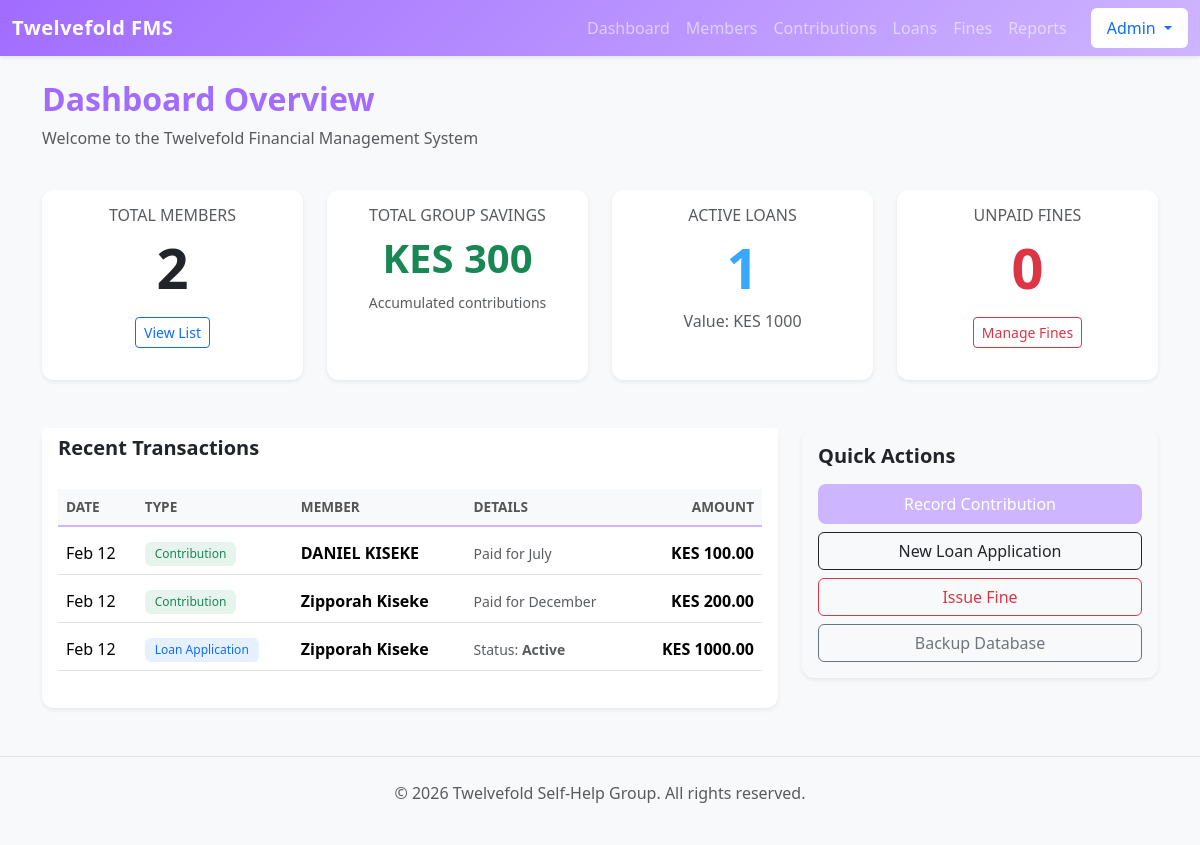
The app's page / (signed in), older data.
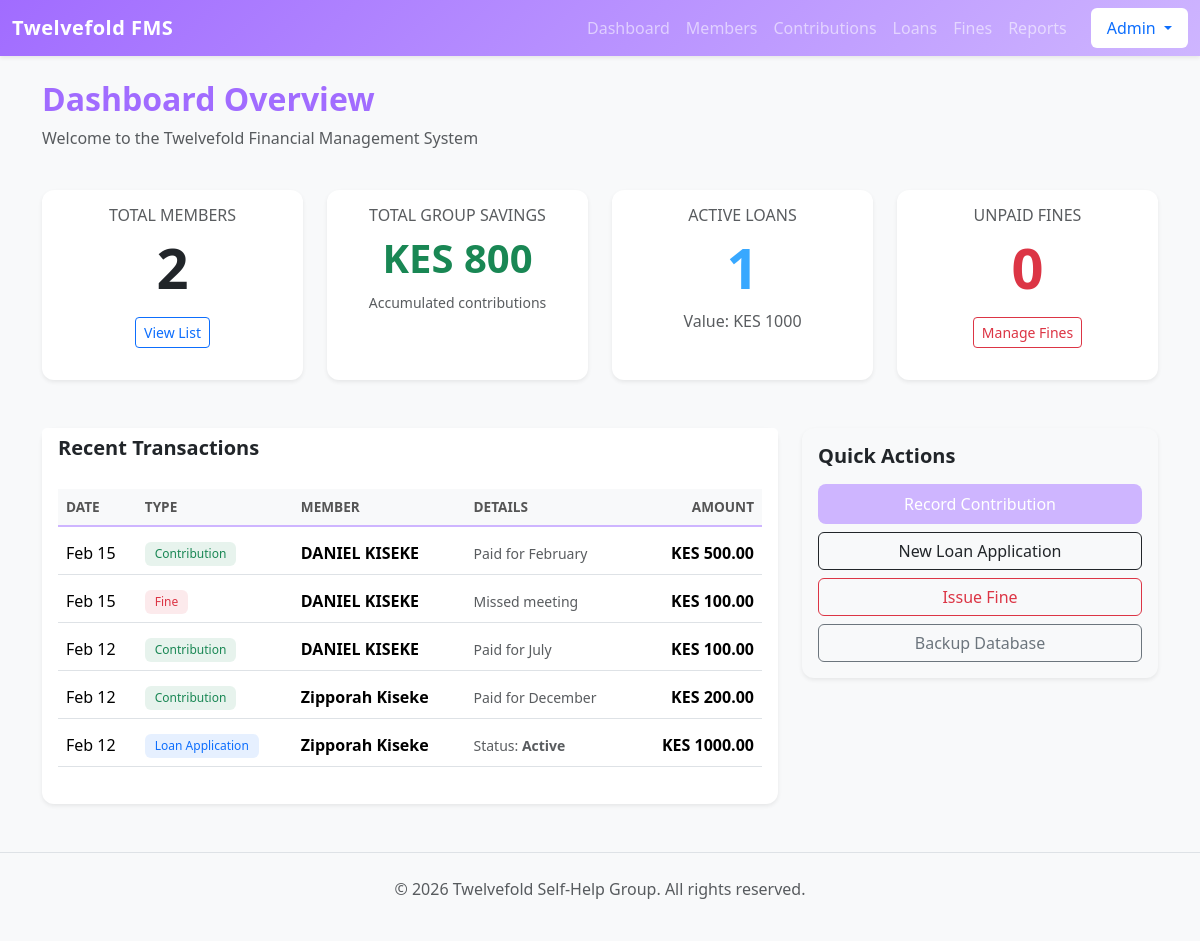
The same page, newer data.
### finance/models.py (models this page shows, shortened)
class Contribution(models.Model):
    member = models.ForeignKey(Member, on_delete=models.CASCADE)
    amount = models.DecimalField(max_digits=10, decimal_places=2)
    date = models.DateField(default=timezone.now)
    month_paid_for = models.CharField(
        max_length=20,
        choices=[
            ('January', 'January'), ('February', 'February'), ('March', 'March'),
            ('April', 'April'), ('May', 'May'), ('June', 'June'),
            ('July', 'July'), ('August', 'August'), ('September', 'September'),
            ('October', 'October'), ('November', 'November'), ('December', 'December')
        ]
    )

class Loan(models.Model):
    member = models.ForeignKey(Member, on_delete=models.CASCADE)
    principal_amount = models.DecimalField(max_digits=10, decimal_places=2)
    interest_rate = models.DecimalField(max_digits=5, decimal_places=2, default=10.00)
    duration_months = models.IntegerField(default=1)
    issue_date = models.DateField(default=timezone.now)
    STATUS_CHOICES = [
        ('Pending', 'Pending'),
        ('Approved', 'Approved'),
        ('Active', 'Active'),
        ('Paid', 'Paid'),
        ('Rejected', 'Rejected'),
    ]
    status = models.CharField(max_length=15, choices=STATUS_CHOICES, default='Pending')

class Fine(models.Model):
    member = models.ForeignKey(Member, on_delete=models.CASCADE)
    amount = models.DecimalField(max_digits=10, decimal_places=2)
    reason = models.CharField(max_length=100)  # e.g., "Late Payment", "Missed Meeting" [cite: 1254]
    date_issued = models.DateField(default=timezone.now)
    is_paid = models.BooleanField(default=False)

### members/models.py (models this page shows)
class Member(models.Model):
    first_name = models.CharField(max_length=50)
    last_name = models.CharField(max_length=50)
    phone_number = models.CharField(
        max_length=15,
        unique=True,
        help_text="Format: 07XX XXX XXX"
    )
    date_joined = models.DateField(default=timezone.now)
    monthly_contribution_amount = models.DecimalField(
        max_digits=10,
        decimal_places=2,
        default=1000.00
    )
    is_active = models.BooleanField(default=True)
    def __str__(self):
        return f"{self.first_name} {self.last_name}"
    class Meta:
        ordering = ['first_name']

### core/views.py (the view)
# urls.py: path('', views.dashboard, name='dashboard'),
@login_required
def dashboard(request):
    total_members = Member.objects.count()
    savings_data = Contribution.objects.aggregate(Sum('amount'))
    total_savings = savings_data['amount__sum'] or 0.00
    active_loans_count = Loan.objects.filter(status='Active').count()
    loan_data = Loan.objects.filter(status='Active').aggregate(Sum('principal_amount'))
    total_loan_value = loan_data['principal_amount__sum'] or 0.00
    unpaid_fines = Fine.objects.filter(is_paid=False).count()
    recent_contributions = Contribution.objects.all().order_by('-date')[:5]
    recent_loans = Loan.objects.all().order_by('-issue_date')[:5]
    recent_fines = Fine.objects.all().order_by('-date_issued')[:5]
    for c in recent_contributions:
        c.type = 'Contribution'
        c.display_amount = c.amount
        c.common_date = c.date
    for l in recent_loans:
        l.type = 'Loan'
        l.display_amount = l.principal_amount
        l.common_date = l.issue_date
    for f in recent_fines:
        f.type = 'Fine'
        f.display_amount = f.amount
        f.common_date = f.date_issued
    activity_feed = sorted(
        chain(recent_contributions, recent_loans, recent_fines),
        key=attrgetter('common_date'),
        reverse=True
    )
    activity_feed = activity_feed[:10]
    context = {
        'total_members': total_members,
        'total_savings': total_savings,
        'active_loans_count': active_loans_count,
        'total_loan_value': total_loan_value,
        'unpaid_fines': unpaid_fines,
        'activity_feed': activity_feed,
    }
    return render(request, 'core/dashboard.html', context)

### templates/core/dashboard.html (shortened to what this page needs)
<!DOCTYPE html>
<html lang="en">
<head>
</head>
<body>
{% extends 'base.html' %}
{% block content %}
<div class="row mb-4">
    <div class="col-md-12">
        <h2 class="fw-bold" style="color: var(--c-dark-purple);">Dashboard Overview</h2>
        <p class="text-muted">Welcome to the Twelvefold Financial Management System</p>
    </div>
</div>
<div class="row g-4">
    <div class="col-12 col-sm-6 col-lg-3">
        <div class="card shadow-sm h-100 border-0">
            <div class="card-body text-center">
                <h6 class="text-muted text-uppercase mb-2">Total Members</h6>
                <h2 class="display-4 fw-bold text-dark">{{ total_members }}</h2>
                <a href="#" class="btn btn-sm btn-outline-primary mt-2">View List</a>
            </div>
            <div class="card-footer bg-transparent border-0" style="background-color: var(--c-lavender-mist);"></div>
        </div>
    </div>
    <div class="col-12 col-sm-6 col-lg-3">
        <div class="card shadow-sm h-100 border-0">
            <div class="card-body text-center">
                <h6 class="text-muted text-uppercase mb-2">Total Group Savings</h6>
                <h2 class="display-6 fw-bold text-success">KES {{ total_savings }}</h2>
                <small class="text-muted">Accumulated contributions</small>
            </div>
            <div class="card-footer bg-transparent border-0" style="background-color: var(--c-pale-purple);"></div>
        </div>
    </div>
    <div class="col-12 col-sm-6 col-lg-3">
        <div class="card shadow-sm h-100 border-0">
            <div class="card-body text-center">
                <h6 class="text-muted text-uppercase mb-2">Active Loans</h6>
                <h2 class="display-4 fw-bold" style="color: var(--c-vivid-blue);">{{ active_loans_count }}</h2>
                <p class="mb-0 text-muted">Value: KES {{ total_loan_value }}</p>
            </div>
            <div class="card-footer bg-transparent border-0" style="background-color: var(--c-soft-blue);"></div>
        </div>
    </div>
    <div class="col-12 col-sm-6 col-lg-3">
        <div class="card shadow-sm h-100 border-0">
            <div class="card-body text-center">
                <h6 class="text-muted text-uppercase mb-2">Unpaid Fines</h6>
                <h2 class="display-4 fw-bold text-danger">{{ unpaid_fines }}</h2>
                <a href="#" class="btn btn-sm btn-outline-danger mt-2">Manage Fines</a>
            </div>
            <div class="card-footer bg-transparent border-0 bg-danger bg-opacity-10"></div>
        </div>
    </div>
</div>
<div class="row mt-5">
    <div class="col-md-8">
        <div class="card shadow-sm">
            <div class="card-header bg-white border-bottom-0">
                <h5 class="mb-0 fw-bold">Recent Transactions</h5>
            </div>
            <div class="card-body">
                <div class="table-responsive">
    <table class="table table-hover align-middle">
        <thead class="table-light">
            <tr>
                <th>Date</th>
                <th>Type</th>
                <th>Member</th>
                <th>Details</th>
                <th class="text-end">Amount</th>
            </tr>
        </thead>
        <tbody>
            {% for item in activity_feed %}
            <tr>
                <td>{{ item.common_date|date:"M d" }}</td>
                <td>
                    {% if item.type == 'Contribution' %}
                        <span class="badge bg-success bg-opacity-10 text-success">Contribution</span>
                    {% elif item.type == 'Loan' %}
                        <span class="badge bg-primary bg-opacity-10 text-primary">Loan Application</span>
                    {% else %}
                        <span class="badge bg-danger bg-opacity-10 text-danger">Fine</span>
                    {% endif %}
                </td>
                <td class="fw-bold">{{ item.member }}</td>
                <td class="text-muted small">
                    {% if item.type == 'Contribution' %}
                        Paid for {{ item.month_paid_for }}
                    {% elif item.type == 'Loan' %}
                        Status: <strong>{{ item.status }}</strong>
                    {% else %}
                        {{ item.reason }}
                    {% endif %}
                </td>
                <td class="text-end fw-bold">
                    KES {{ item.display_amount }}
                </td>
            </tr>
            {% empty %}
            <tr>
                <td colspan="5" class="text-center text-muted py-3">No recent activity found.</td>
            </tr>
            {% endfor %}
        </tbody>
    </table>
</div>
                </div>
        </div>
    </div>
    <div class="col-md-4">
        <div class="card shadow-sm bg-light">
            <div class="card-body">
                <h5 class="fw-bold">Quick Actions</h5>
                <div class="d-grid gap-2 mt-3">
                    <button class="btn btn-primary-custom">Record Contribution</button>
                    <button class="btn btn-outline-dark">New Loan Application</button>
                    <button class="btn btn-outline-danger">Issue Fine</button>
                    <a href="{% url 'download_backup' %}" class="btn btn-outline-secondary">
                         Backup Database
                    </a>
                </div>
            </div>
        </div>
    </div>
</div>
{% endblock %}

### templates/base.html (shortened to what this page needs)
{% load static %}
<!DOCTYPE html>
<html lang="en">
<head>
    <link rel="stylesheet" href="{% static 'css/bootstrap.min.css' %}">
    <link rel="stylesheet" href="{% static 'css/styles.css' %}">
</head>
<body class="bg-light">
    <nav class="navbar navbar-expand-lg navbar-dark navbar-custom mb-4 shadow-sm">
        <div class="container-fluid">
            <a class="navbar-brand fw-bold" href="{% url 'dashboard' %}">Twelvefold FMS</a>
            <div class="collapse navbar-collapse" id="navbarNav">
                {% if user.is_authenticated %}
                <ul class="navbar-nav ms-auto">
                    <li class="nav-item">
                        <a class="nav-link" href="{% url 'dashboard' %}">Dashboard</a>
                    </li>
                    <li class="nav-item">
                        <a class="nav-link" href="{% url 'member_list' %}">Members</a>
                    </li>
                    <li class="nav-item">
                        <a class="nav-link" href="{% url 'contribution_list' %}">Contributions</a>
                    </li>
                    <li class="nav-item">
                        <a class="nav-link" href="{% url 'loan_list' %}">Loans</a>
                    </li>
                    <li class="nav-item">
                        <a class="nav-link" href="{% url 'fine_list' %}">Fines</a>
                    </li>
                    <li class="nav-item">
                        <a class="nav-link" href="{% url 'financial_report' %}">Reports</a>
                    </li>
                    <li class="nav-item dropdown ms-3">
                        <a class="nav-link dropdown-toggle bg-white text-primary rounded px-3" href="#" role="button" data-bs-toggle="dropdown">
                             {{ user.username|title }}
                        </a>
                    </li>
                </ul>
                {% endif %}
            </div>
        </div>
    </nav>
    <div class="container">
        {% block content %}
        {% endblock %}
    </div>
    <footer class="text-center py-4 mt-5 text-muted border-top">
        <p>&copy; 2026 Twelvefold Self-Help Group. All rights reserved.</p>
    </footer>
</body>
</html>

### static/css/styles.css (style rules this page uses)
:root { --c-lavender-mist: #D3D3FF; --c-pale-purple: #CEB5FF; --c-dark-purple: #a16cff; --c-soft-blue: #8EC1DE; --c-vivid-blue: #38A8FF; --c-dark-blue: #0d6efd; }
body { background-color: #f4f7f6; font-family: 'Segoe UI', Tahoma, Geneva, Verdana, sans-serif; }
.navbar-custom { background: linear-gradient(135deg, var(--c-dark-purple), var(--c-pale-purple)); box-shadow: 0 2px 10px rgba(0,0,0,0.1); }
.navbar-brand { font-weight: 1000; letter-spacing: 0.5px; }
.card { border: none; border-radius: 12px; transition: transform 0.3s ease, box-shadow 0.3s ease; background-color: white; }
.btn-primary-custom { background-color: var(--c-pale-purple); border: none; padding: 8px 20px; border-radius: 8px; transition: all 0.2s; color: white; }
.table { border-collapse: separate; border-spacing: 0 5px; }
.table thead th { border-bottom: 2px solid var(--c-pale-purple); color: #555; font-weight: 600; text-transform: uppercase; font-size: 0.85rem; }
.badge { padding: 6px 10px; border-radius: 6px; font-weight: 500; }

Row changes from the older to the newer data that the page shows:
added Contribution: common_date "Feb 15", shows "Contribution", member "DANIEL KISEKE", month_paid_for "February", display_amount "500.00"
added Fine: common_date "Feb 15", shows "Fine", member "DANIEL KISEKE", reason "Missed meeting", display_amount "100.00"
Text that changed along with them:
{{ total_savings }}: "300" → "800"
